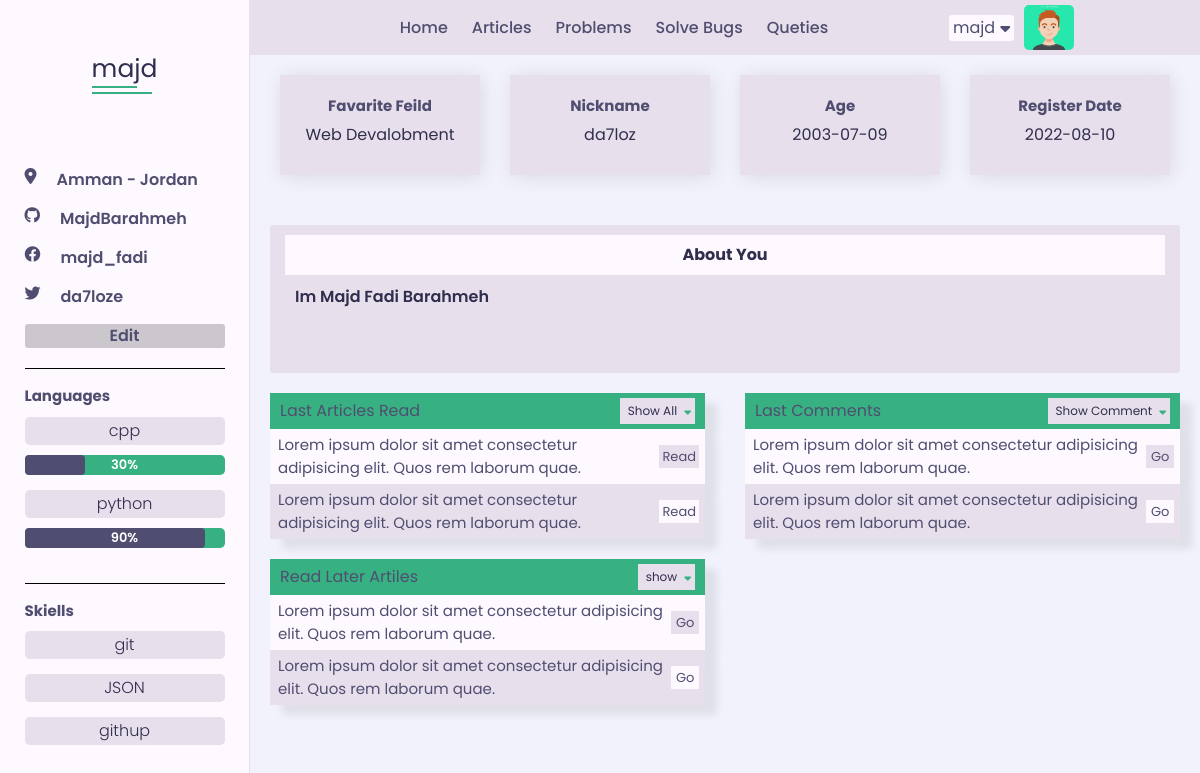
Page /fronend/profile.php?user=majd (signed in) on the committed database.
### tables this page shows
CREATE TABLE `users` (
  `IdUser` int(11) NOT NULL COMMENT 'Identify user number',
  `userName` char(255) NOT NULL,
  `password` varchar(255) NOT NULL,
  `email` varchar(255) NOT NULL,
  `fullName` varchar(255) NOT NULL,
  `aboutYou` varchar(255) NOT NULL,
  `langs` varchar(255) DEFAULT NULL,
  `tools` text DEFAULT NULL,
  `permission` tinyint(11) NOT NULL,
  `age` date NOT NULL,
  `githup` varchar(50) DEFAULT NULL,
  `facebook` varchar(50) DEFAULT NULL,
  `twitter` varchar(50) DEFAULT NULL,
  `linkedin` varchar(50) DEFAULT NULL,
  `website` varchar(255) DEFAULT NULL,
  `nickname` varchar(50) DEFAULT NULL,
  `gender` varchar(6) DEFAULT NULL,
  `location` varchar(60) DEFAULT NULL,
  `education` text DEFAULT NULL,
  `work` text DEFAULT NULL,
  `imageName` varchar(255) DEFAULT NULL,
  `dataRegister` date NOT NULL
);

### commonBetweenBackFront/php/functions.php (called while the page is built, shortened)
        <?php
class Queries {
    public static function FromTable($filed='*', $table, $condition=NULL, $typeFetch = 'fetchAll', $ordered = null, $typeOrders = 'DESC', $limit = NULL) {
        global $db;
        if($ordered === null) {
            $stmt = $db->prepare("SELECT $filed FROM $table $condition $limit");
        } else {
            $stmt = $db->prepare("SELECT $filed FROM $table $condition ORDER BY $ordered $typeOrders $limit");
        }
        $stmt->execute();
        if ($typeFetch === 'fetchAll')
            $requerd = $stmt->fetchAll();
        elseif($typeFetch === 'fetch') {
            $requerd = $stmt->fetch();
        }
        return $requerd;
    }
}
class GetRequests {
    public static function IfGet() {
        if(! empty($_GET)) {
            return true;
        } else {
            return false;
        }
    }
    public static function GetValueGet($nameGet) {
        if (GetRequests::IfGet() && isset($_GET[$nameGet])) {
            return $_GET[$nameGet];
        }
    }
}

### fronend/profile.php (the view, shortened to what this page needs)
<?php
    include ("init.php");
    function SetMediaLinks() {
        $user = GetRequests::GetValueGet("user");
        $userNams = Queries::FromTable(
                                        "githup, facebook, twitter, linkedin, location, website",
                                        "users",
                                        "WHERE userName = '" . $user . "'",
                                        "fetch");
        if (! empty($userNams['location'])) {
            ?>
                <li><a href=""><i class="fa-solid fa-location-dot"></i><?php echo $userNams["location"]  ?></a></li>
            <?php
        }
        if (! empty($userNams["githup"])) {
            ?>
                <li><a href="https://github.com/<?php echo $userNams["githup"] ?>"><i class="fa-brands fa-github"></i><?php echo $userNams["githup"]  ?></a></li>
            <?php
        }
        if (! empty($userNams["facebook"])) {
            ?>
                <li><a href="https://www.facebook.com/<?php echo $userNams['facebook'] ?>"><i class="fa-brands fa-facebook"></i><?php echo $userNams["facebook"]  ?></a></li>
            <?php
        }
        if (! empty($userNams["twitter"])) {
            ?>
                <li><a href="https://twitter.com/<?php echo $userNams['twitter'] ?>"><i class="fa-brands fa-twitter"></i><?php echo $userNams["twitter"]  ?></a></li>
            <?php
        }
            ?>
            <?php
    }
    function PrepareSkilleAndRate($langs) : array{
        $lang = explode(",", $langs);
        return $lang;
    }
    function SetProsses($to) {
        if (!empty($to)) {
            ?>
                <div class="prosses">
                    <div class="back" style="width: <?php echo $to ?>;"></div>
                    <div class="rate"><?php echo $to ?></div>
                </div>
            <?php
        }
    }
    function SetLanguges() {
        $lansUser = Queries::FromTable("langs", "users", "WHERE IdUser = {$_SESSION['IdUser']}", "fetch")['langs'];
        $langs = PrepareSkilleAndRate($lansUser);
        foreach ($langs as $lang) {
            $lang = explode(":", $lang);
            $langName = $lang[0];
            $langRate  = isset($lang[1]) ? $lang[1] : "";
            ?>
                <li>
                    <div class="content-ul">
                        <label><?php echo $langName ?></label>
                        <?php SetProsses($langRate) ?>
                    </div>
                </li>
            <?php
        }
    }
    function SetTools() {
        $toolsUser = Queries::FromTable("tools", "users", "WHERE IdUser = {$_SESSION['IdUser']}", "fetch")['tools'];
        $tools = PrepareSkilleAndRate($toolsUser);
        foreach ($tools as $tool) {
            $tool = explode(":", $tool);
            $toolName = $tool[0];
            ?>
                <li>
                    <div class="content-ul">
                        <label><?php echo $toolName ?></label>
                    </div>
                </li>
            <?php
        }
    }
    function StructAside() {
        ?>
            <aside id="aside-profile-page" class="aside-profile-page">
                <div class="logo">
                    <a href="#"><span><?php echo $_SESSION['user'][0] ?></span><span><?php echo substr($_SESSION['user'], 1) ?></span></a>
                </div>
                <nav>
                    <ul id="links-media" class="contanier-section">
                        <?php SetMediaLinks() ?>
                        <a href="editprofile.php?user=<?php echo $_SESSION['user'] ?>" class="edit-profile">Edit</a>
                    </ul>
                    <ul id="langs" class="contanier-section">
                        <h4>Languages</h4>
                        <?php SetLanguges() ?>
                    </ul>
                    <ul id="skils" class="contanier-section">
                        <h4>Skiells</h4>
                        <?php SetTools() ?>
                    </ul>
                </nav>
            </aside>
        <?php
    }
    function StructerCardsSection() {
        $user = Queries::FromTable("*", "users", "WHERE IdUser = {$_SESSION['IdUser']}", "fetch");
        ?>
            <section class="cards">
                    <div class="card-statistics">
                        <h4>Favarite Feild</h4>
                        <span>Web Devalobment</span>
                    </div>
                    <div class="card-statistics">
                        <h4>Nickname</h4>
                        <span><?php echo $user['nickname'] ?></span>
                    </div>
                    <div class="card-statistics">
                        <h4>Age</h4>
                        <span><?php echo $user['age'] ?></span>
                    </div>
                    <div class="card-statistics">
                        <h4>Register Date</h4>
                        <span><?php echo $user['dataRegister'] ?></span>
                    </div>
            </section>
        <?php
    }
    function StructerStatistics() {
        $aboutUser = Queries::FromTable("aboutYou", "users", "WHERE IdUser = {$_SESSION['IdUser']}", "fetch")['aboutYou'];
        ?>
            <section class="about-you">
                <div class="header">
                    <h4>About You</h4>
                </div>
                <p>
                    <?php echo $aboutUser ?>
                </p>
            </section>
            <section class="Statistics-section">
                    <div class="inner-section">
                        <div class="header">
                            <h4>Last Articles Read</h4>
                            <span class="shrink-content" id="to-show-articls"><p>Show All</p><i class="fa fa-caret-down" id="down-section"></i><i class="fa-solid fa-caret-up" id="up-section"></i></span>
                        </div>
                        <ul id="articles">
                            <li><p>Lorem ipsum dolor sit amet consectetur adipisicing elit. Quos rem laborum quae.</p><a class="btn-a" href="#">Read</a></li>
                            <li><p>Lorem ipsum dolor sit amet consectetur adipisicing elit. Quos rem laborum quae.</p><a class="btn-a" href="#">Read</a></li>
                        </ul>
                    </div>
                    <div class="inner-section">
                        <div class="header">
                            <h4>Last Comments</h4>
                            <span class="shrink-content" id="to-show-comments"><p>Show Comment</p><i class="fa fa-caret-down" id="down-section-comm"></i><i class="fa-solid fa-caret-up" id="up-section-comm"></i></span>
                        </div>
                        <ul id="comments">
                            <li><p>Lorem ipsum dolor sit amet consectetur adipisicing elit. Quos rem laborum quae.</p><a class="btn-a" href="#">Go</a></li>
                            <li><p>Lorem ipsum dolor sit amet consectetur adipisicing elit. Quos rem laborum quae.</p><a class="btn-a" href="#">Go</a></li>
                        </ul>
                    </div>
                    <div class="inner-section">
                        <div class="header">
                            <h4>Read Later Artiles</h4>
                            <span class="shrink-content" id="to-queue-articles"><p>show</p><i class="fa fa-caret-down" id="down-queue-articles"></i><i class="fa-solid fa-caret-up" id="up-queue-articles"></i></span>
                        </div>
                        <ul id="queue-articles">
                            <li><p>Lorem ipsum dolor sit amet consectetur adipisicing elit. Quos rem laborum quae.</p><a class="btn-a" href="#">Go</a></li>
                            <li><p>Lorem ipsum dolor sit amet consectetur adipisicing elit. Quos rem laborum quae.</p><a class="btn-a" href="#">Go</a></li>
                        </ul>
                    </div>
            </section>
        <?php
    }
    function MainStructer() {
        ?>
            <?php StructAside() ?>
            <div class="main-contanier contanier-profile">
                <?php StructerCardsSection(); ?>
                <?php StructerStatistics(); ?>
            </div>
        <?php
    }
    if (isset($_SESSION) && !empty($_SESSION)) {
        MainStructer();
    } else {
        echo "Canot Inter";
    }
    include ($tpl . "footer.php");

### commonBetweenBackFront/php/images.php (shortened to what this page needs)
<?php
    class ShowImage {
        public static function SetImg($path, $nameImg, $class = NULL ) {
            global $commfilesImags;
            if ( ! empty ($nameImg)) {
                ?> <img src="<?php echo $path . $nameImg ?>" alt="Image" class="<?php echo $class ?>"> <?php
            } else {
                ?>  <img src="<?php echo $commfilesImags ?>/imagesProject/defaultImg.jpg" alt="Image" class="<?php echo $class ?>"> <?php
            }
        }
    }

### fronend/layout/css/color-1.css (style rules this page uses)
:root { --skin-color: #37b182; --bg-skin-color: #66ccaa; }

### rows in the picture
users: imageName (picture), location "Amman - Jordan", githup "MajdBarahmeh", facebook "majd_fadi", twitter "da7loze", langs "cpp", langs "30%", langs "python", langs "90%", tools "git", tools "JSON", tools "githup", nickname "da7loz", age "2003-07-09", dataRegister "2022-08-10", aboutYou "Im Majd Fadi Barahmeh"

### other values in the picture
$_COOKIE["userName"] "majd"
$_SESSION['user'][0] "m"
substr($_SESSION['user'], 1) "ajd"
